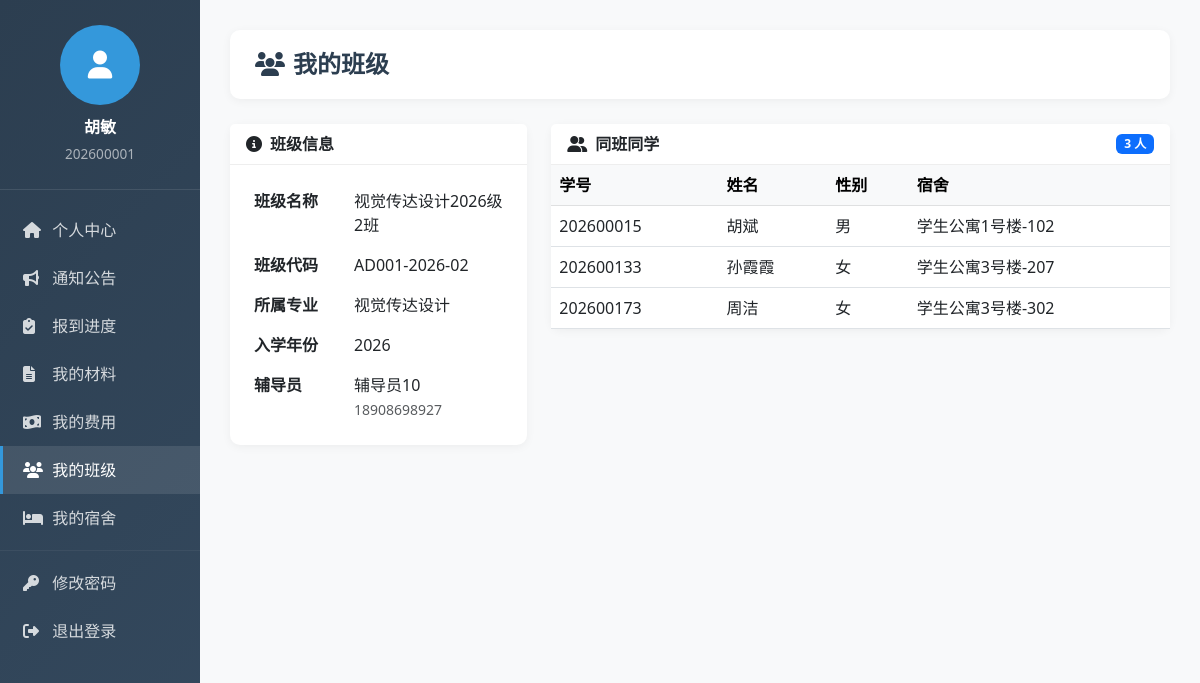
Screenshot of /my/class/ (signed in) with the database file from the repository.
### students/models.py (models this page shows, shortened)
class Student(models.Model):
    GENDER_CHOICES = [
        ('M', '男'),
        ('F', '女'),
    ]
    STATUS_CHOICES = [
        ('admitted', '已录取'),
        ('pending', '待报到'),
        ('registered', '已报到'),
        ('completed', '已完成'),
        ('deferred', '保留学籍'),
        ('cancelled', '取消入学'),
    ]
    POLITICAL_CHOICES = [
        ('masses', '群众'),
        ('league', '共青团员'),
        ('party', '中共党员'),
        ('prep', '中共预备党员'),
        ('democratic', '民主党派'),
    ]
    phone_validator = RegexValidator(
        regex=r'^1[3-9]\d{9}$',
        message='请输入有效的手机号码'
    )
    id_card_validator = RegexValidator(
        regex=r'^\d{17}[\dXx]$',
        message='请输入有效的身份证号码'
    )
    student_id = models.CharField('学号', max_length=20, unique=True)
    name = models.CharField('姓名', max_length=50)
    gender = models.CharField('性别', max_length=1, choices=GENDER_CHOICES)
    id_card = models.CharField('身份证号', max_length=18, unique=True, validators=[id_card_validator])
    birthday = models.DateField('出生日期', null=True, blank=True)
    ethnicity = models.CharField('民族', max_length=20, default='汉族')
    political_status = models.CharField('政治面貌', max_length=20, choices=POLITICAL_CHOICES, default='masses')
    photo = models.ImageField('照片', upload_to='photos/', blank=True, null=True)
    phone = models.CharField('联系电话', max_length=20, validators=[phone_validator])
    email = models.EmailField('邮箱', blank=True)
    qq = models.CharField('QQ号', max_length=20, blank=True)
    wechat = models.CharField('微信号', max_length=50, blank=True)
    department = models.ForeignKey(
        Department,
        on_delete=models.SET_NULL,
        null=True,
        related_name='students',
        verbose_name='院系'
    )
    major = models.ForeignKey(
        Major,
        on_delete=models.SET_NULL,
        null=True,
        related_name='students',
        verbose_name='专业'
    )
    student_class = models.ForeignKey(
        StudentClass,
        on_delete=models.SET_NULL,
        null=True,
        blank=True,
        related_name='students',
        verbose_name='班级'
    )
    enrollment_year = models.IntegerField('入学年份')
    admission_ticket = models.CharField('准考证号', max_length=30, blank=True)
    exam_score = models.DecimalField('高考成绩', max_digits=6, decimal_places=2, null=True, blank=True)
    dormitory = models.ForeignKey(
        DormitoryRoom,
        on_delete=models.SET_NULL,
        null=True,
        blank=True,
        related_name='students',
        verbose_name='宿舍'
    )
    bed_number = models.CharField('床位号', max_length=10, blank=True)
    status = models.CharField('状态', max_length=20, choices=STATUS_CHOICES, default='admitted')
    registration_date = models.DateTimeField('报到时间', null=True, blank=True)
    home_address = models.TextField('家庭地址', blank=True)
    home_postcode = models.CharField('邮政编码', max_length=10, blank=True)
    emergency_contact = models.CharField('紧急联系人', max_length=50, blank=True)
    emergency_relation = models.CharField('与本人关系', max_length=20, blank=True)
    emergency_phone = models.CharField('紧急联系电话', max_length=20, blank=True)
    remark = models.TextField('备注', blank=True)
    user = models.OneToOneField(
        User,
        on_delete=models.SET_NULL,
        null=True,
        blank=True,
        related_name='student_profile',
        verbose_name='关联用户'
    )
    created_at = models.DateTimeField('创建时间', auto_now_add=True)
    updated_at = models.DateTimeField('更新时间', auto_now=True)
    class Meta:
        verbose_name = '新生'
        verbose_name_plural = '新生管理'
        ordering = ['-enrollment_year', 'student_id']
        indexes = [
            models.Index(fields=['student_id']),
            models.Index(fields=['id_card']),
            models.Index(fields=['status']),
            models.Index(fields=['enrollment_year']),
        ]

class StudentClass(models.Model):
    name = models.CharField('班级名称', max_length=50)
    code = models.CharField('班级代码', max_length=20, unique=True)
    major = models.ForeignKey(
        Major,
        on_delete=models.CASCADE,
        related_name='classes',
        verbose_name='所属专业'
    )
    enrollment_year = models.IntegerField('入学年份')
    counselor = models.CharField('辅导员', max_length=50, blank=True)
    counselor_phone = models.CharField('辅导员电话', max_length=20, blank=True)
    classroom = models.CharField('班级教室', max_length=50, blank=True)
    is_active = models.BooleanField('是否启用', default=True)
    created_at = models.DateTimeField('创建时间', auto_now_add=True)
    class Meta:
        verbose_name = '班级'
        verbose_name_plural = '班级管理'
        ordering = ['-enrollment_year', 'code']

class Major(models.Model):
    DEGREE_CHOICES = [
        ('bachelor', '本科'),
        ('master', '硕士'),
        ('doctor', '博士'),
        ('junior', '专科'),
    ]
    name = models.CharField('专业名称', max_length=100)
    code = models.CharField('专业代码', max_length=20, unique=True)
    department = models.ForeignKey(
        Department,
        on_delete=models.CASCADE,
        related_name='majors',
        verbose_name='所属院系'
    )
    degree = models.CharField('学历层次', max_length=20, choices=DEGREE_CHOICES, default='bachelor')
    duration = models.IntegerField('学制(年)', default=4)
    tuition_fee = models.DecimalField('学费标准(元/年)', max_digits=10, decimal_places=2, default=0)
    description = models.TextField('专业简介', blank=True)
    is_active = models.BooleanField('是否启用', default=True)
    created_at = models.DateTimeField('创建时间', auto_now_add=True)
    class Meta:
        verbose_name = '专业'
        verbose_name_plural = '专业管理'
        ordering = ['department', 'code']

class DormitoryRoom(models.Model):
    ROOM_TYPE_CHOICES = [
        ('standard', '标准间'),
        ('deluxe', '豪华间'),
        ('single', '单人间'),
    ]
    building = models.ForeignKey(
        DormitoryBuilding,
        on_delete=models.CASCADE,
        related_name='rooms',
        verbose_name='所属楼栋'
    )
    room_number = models.CharField('房间号', max_length=20)
    floor = models.IntegerField('所在楼层')
    capacity = models.IntegerField('床位数', default=4)
    room_type = models.CharField('房间类型', max_length=20, choices=ROOM_TYPE_CHOICES, default='standard')
    has_bathroom = models.BooleanField('独立卫浴', default=False)
    has_air_conditioner = models.BooleanField('空调', default=False)
    fee_per_year = models.DecimalField('住宿费(元/年)', max_digits=8, decimal_places=2, default=1200)
    remark = models.TextField('备注', blank=True)
    is_active = models.BooleanField('是否启用', default=True)
    created_at = models.DateTimeField('创建时间', auto_now_add=True)
    class Meta:
        verbose_name = '宿舍房间'
        verbose_name_plural = '宿舍房间管理'
        unique_together = ['building', 'room_number']
        ordering = ['building', 'floor', 'room_number']
    def __str__(self):
        return f"{self.building.name}-{self.room_number}"

class DormitoryBuilding(models.Model):
    GENDER_CHOICES = [
        ('M', '男生宿舍'),
        ('F', '女生宿舍'),
        ('X', '混合宿舍'),
    ]
    name = models.CharField('楼栋名称', max_length=50, unique=True)
    code = models.CharField('楼栋编号', max_length=20, unique=True)
    gender_type = models.CharField('宿舍类型', max_length=1, choices=GENDER_CHOICES, default='X')
    floors = models.IntegerField('楼层数', default=6)
    manager = models.CharField('楼管姓名', max_length=50, blank=True)
    manager_phone = models.CharField('楼管电话', max_length=20, blank=True)
    address = models.CharField('位置描述', max_length=200, blank=True)
    is_active = models.BooleanField('是否启用', default=True)
    created_at = models.DateTimeField('创建时间', auto_now_add=True)
    class Meta:
        verbose_name = '宿舍楼'
        verbose_name_plural = '宿舍楼管理'
        ordering = ['code']

### students/views.py (the view)
# urls.py: path('my/class/', views.my_class, name='my_class'),
@login_required(login_url='students:student_login')
def my_class(request):
    if not hasattr(request.user, 'student_profile') or not request.user.student_profile:
        messages.warning(request, '您不是学生用户')
        return redirect('students:home')
    student = request.user.student_profile
    student_class = student.student_class
    classmates = []
    if student_class:
        classmates = Student.objects.filter(
            student_class=student_class
        ).exclude(pk=student.pk).select_related('dormitory')[:50]
    context = {
        'student': student,
        'student_class': student_class,
        'classmates': classmates,
    }
    return render(request, 'students/my_class.html', context)

### templates/students/my_class.html (shortened to what this page needs)
{% extends 'students/student_base.html' %}
{% block content %}
<div class="page-header">
    <h4 class="page-title"><i class="fas fa-users me-2"></i>我的班级</h4>
</div>
{% if student_class %}
<div class="row">
    <div class="col-md-4">
        <div class="card mb-4">
            <div class="card-header">
                <i class="fas fa-info-circle me-2"></i>班级信息
            </div>
            <div class="card-body">
                <table class="table table-borderless mb-0">
                    <tr>
                        <th width="100">班级名称</th>
                        <td>{{ student_class.name }}</td>
                    </tr>
                    <tr>
                        <th>班级代码</th>
                        <td>{{ student_class.code }}</td>
                    </tr>
                    <tr>
                        <th>所属专业</th>
                        <td>{{ student_class.major.name }}</td>
                    </tr>
                    <tr>
                        <th>入学年份</th>
                        <td>{{ student_class.enrollment_year }}</td>
                    </tr>
                    {% if student_class.counselor %}
                    <tr>
                        <th>辅导员</th>
                        <td>
                            {{ student_class.counselor }}
                            {% if student_class.counselor_phone %}
                                <br><small class="text-muted">{{ student_class.counselor_phone }}</small>
                            {% endif %}
                        </td>
                    </tr>
                    {% endif %}
                </table>
            </div>
        </div>
    </div>
    <div class="col-md-8">
        <div class="card">
            <div class="card-header d-flex justify-content-between align-items-center">
                <span><i class="fas fa-user-friends me-2"></i>同班同学</span>
                <span class="badge bg-primary">{{ classmates|length }} 人</span>
            </div>
            <div class="card-body p-0">
                {% if classmates %}
                <table class="table table-hover mb-0">
                    <thead class="table-light">
                        <tr>
                            <th>学号</th>
                            <th>姓名</th>
                            <th>性别</th>
                            <th>宿舍</th>
                        </tr>
                    </thead>
                    <tbody>
                        {% for mate in classmates %}
                        <tr>
                            <td>{{ mate.student_id }}</td>
                            <td>{{ mate.name }}</td>
                            <td>{{ mate.get_gender_display }}</td>
                            <td>{{ mate.dormitory|default:"-" }}</td>
                        </tr>
                        {% endfor %}
                    </tbody>
                </table>
                {% else %}
                <div class="text-center py-5 text-muted">
                    <i class="fas fa-users fa-3x mb-3"></i>
                    <p>暂无同班同学信息</p>
                </div>
                {% endif %}
            </div>
        </div>
    </div>
</div>
{% endif %}
{% endblock %}

### templates/students/student_base.html (shortened to what this page needs)
<!DOCTYPE html>
<html lang="zh-CN">
<head>
    <link href="https://cdn.bootcdn.net/ajax/libs/bootstrap/5.3.0/css/bootstrap.min.css" rel="stylesheet">
    <link href="https://cdn.bootcdn.net/ajax/libs/font-awesome/6.4.0/css/all.min.css" rel="stylesheet">
</head>
<body>
    <div class="container-fluid">
        <div class="row">
            <div class="col-md-3 col-lg-2 sidebar d-none d-md-block">
                <div class="user-info">
                    <div class="user-avatar">
                        {% if student.photo %}
                            <img src="{{ student.photo.url }}" alt="" class="w-100 h-100 rounded-circle">
                        {% else %}
                            <i class="fas fa-user"></i>
                        {% endif %}
                    </div>
                    <div class="user-name">{{ student.name }}</div>
                    <div class="user-id">{{ student.student_id }}</div>
                </div>
                <nav class="nav flex-column py-3">
                    <a class="nav-link {% if request.resolver_match.url_name == 'student_profile' %}active{% endif %}" href="{% url 'students:student_profile' %}">
                        <i class="fas fa-home"></i> 个人中心
                    </a>
                    <a class="nav-link {% if request.resolver_match.url_name == 'announcement_list' %}active{% endif %}" href="{% url 'students:announcement_list' %}">
                        <i class="fas fa-bullhorn"></i> 通知公告
                    </a>
                    <a class="nav-link {% if request.resolver_match.url_name == 'my_registration' %}active{% endif %}" href="{% url 'students:my_registration' %}">
                        <i class="fas fa-clipboard-check"></i> 报到进度
                    </a>
                    <a class="nav-link {% if request.resolver_match.url_name == 'my_documents' %}active{% endif %}" href="{% url 'students:my_documents' %}">
                        <i class="fas fa-file-alt"></i> 我的材料
                    </a>
                    <a class="nav-link {% if request.resolver_match.url_name == 'my_fees' %}active{% endif %}" href="{% url 'students:my_fees' %}">
                        <i class="fas fa-money-bill-wave"></i> 我的费用
                    </a>
                    <a class="nav-link {% if request.resolver_match.url_name == 'my_class' %}active{% endif %}" href="{% url 'students:my_class' %}">
                        <i class="fas fa-users"></i> 我的班级
                    </a>
                    <a class="nav-link {% if request.resolver_match.url_name == 'my_dormitory' %}active{% endif %}" href="{% url 'students:my_dormitory' %}">
                        <i class="fas fa-bed"></i> 我的宿舍
                    </a>
                    <hr class="my-2" style="border-color: rgba(255,255,255,0.2);">
                    <a class="nav-link" href="{% url 'students:change_password' %}">
                        <i class="fas fa-key"></i> 修改密码
                    </a>
                    <a class="nav-link" href="{% url 'students:student_logout' %}">
                        <i class="fas fa-sign-out-alt"></i> 退出登录
                    </a>
                </nav>
            </div>
            <div class="col-md-9 col-lg-10 ms-auto main-content">
                {% block content %}{% endblock %}
            </div>
        </div>
    </div>
</body>
</html>

### templates/students/student_base.html (style rules this page uses)
:root { --primary-color: #3498db; --secondary-color: #2ecc71; --dark-color: #2c3e50; }
body { background-color: #f8f9fa; }
.sidebar { background: linear-gradient(135deg, var(--dark-color) 0%, #34495e 100%); min-height: 100vh; padding: 0; }
.sidebar .nav-link { color: rgba(255,255,255,0.8); padding: 12px 20px; border-left: 3px solid transparent; transition: all 0.3s; }
.sidebar .nav-link:hover, .sidebar .nav-link.active { background: rgba(255,255,255,0.1); color: #fff; border-left-color: var(--primary-color); }
.sidebar .nav-link i { width: 25px; }
.user-info { padding: 25px 20px; border-bottom: 1px solid rgba(255,255,255,0.1); text-align: center; }
.user-avatar { width: 80px; height: 80px; border-radius: 50%; background: var(--primary-color); color: #fff; display: flex; align-items: center; justify-content: center; font-size: 28px; margin: 0 auto 10px; }
.user-name { color: #fff; font-weight: 600; margin-bottom: 5px; }
.user-id { color: rgba(255,255,255,0.6); font-size: 0.85rem; }
.main-content { padding: 30px; }
.page-header { background: #fff; padding: 20px 25px; border-radius: 10px; box-shadow: 0 2px 10px rgba(0,0,0,0.05); margin-bottom: 25px; }
.page-title { margin: 0; color: var(--dark-color); font-weight: 600; }
.card { border: none; border-radius: 10px; box-shadow: 0 2px 10px rgba(0,0,0,0.05); }
.card-header { background: #fff; border-bottom: 1px solid #eee; font-weight: 600; }

### rows the page displays
Student: name "胡敏", student_id "202600001"
StudentClass: name "视觉传达设计2026级2班", code "AD001-2026-02", major.name "视觉传达设计", enrollment_year "2026", counselor "辅导员10", counselor_phone "18908698927"
Student: student_id "202600015", name "胡斌", gender "男", dormitory "学生公寓1号楼-102"
Student: student_id "202600133", name "孙霞霞", gender "女", dormitory "学生公寓3号楼-207"
Student: student_id "202600173", name "周洁", gender "女", dormitory "学生公寓3号楼-302"

### other values shown
{{ classmates|length }} "3"
